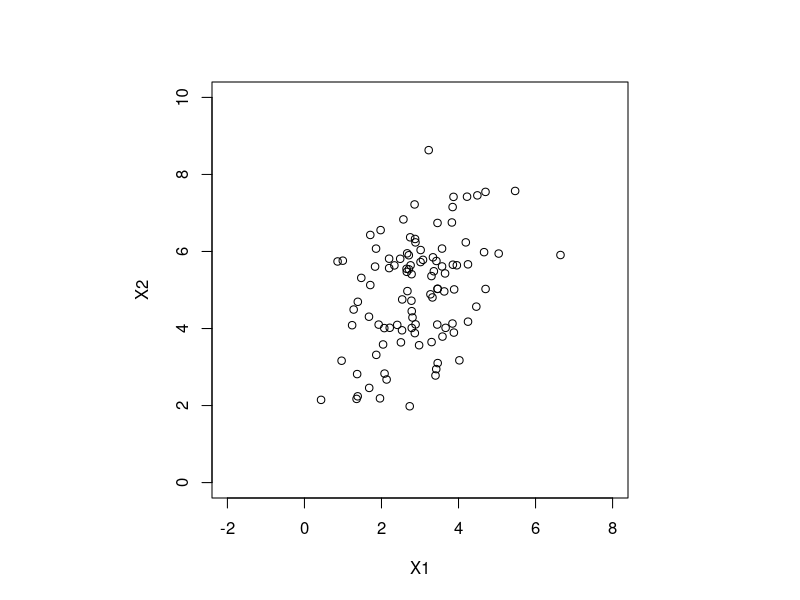
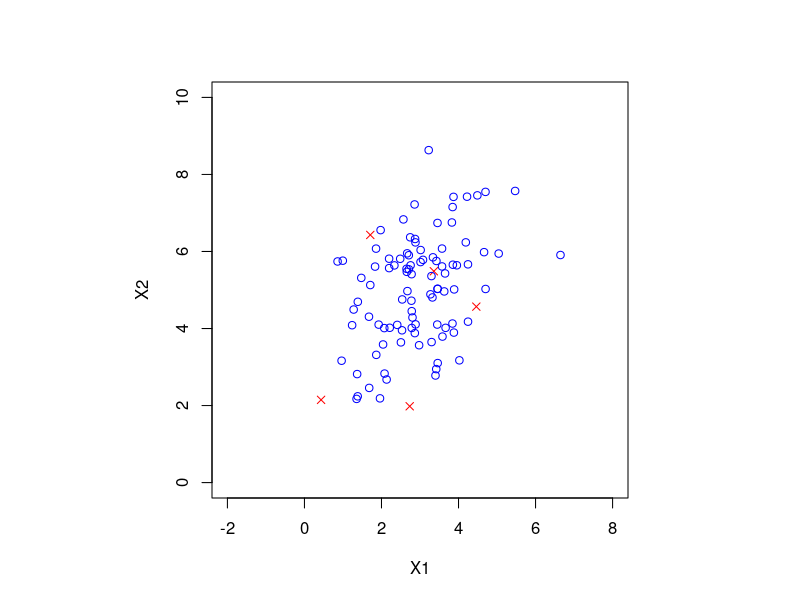
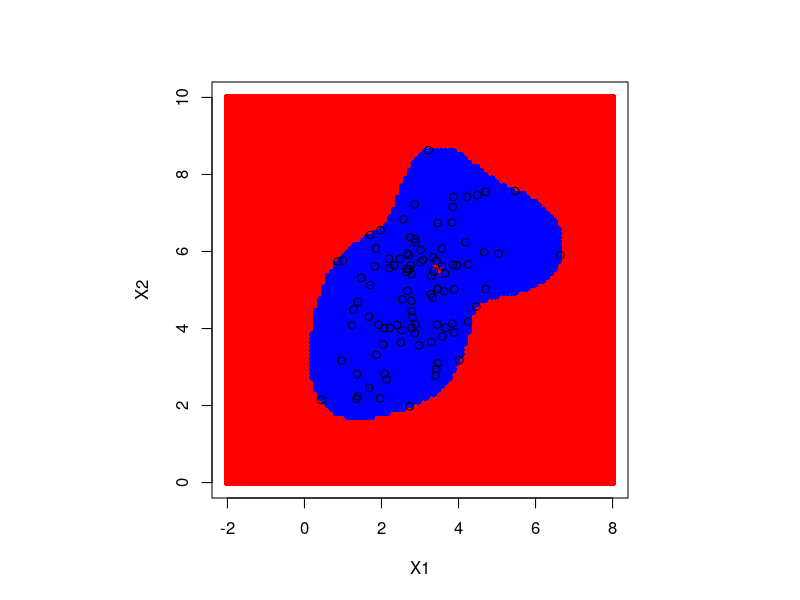

Source code (R) for these figures, in order:
## ---- chunk 1
knitr::opts_chunk$set(echo = TRUE)
## ---- chunk 2
# install.packages("mvtnorm")
# install.packages("e1071")
# install.packages("pracma")
suppressMessages(library(mvtnorm))
suppressMessages(library(e1071))
suppressMessages(library(pracma))
## ---- chunk 3
rndsample = rmvnorm(100,mean=c(3,5),sigma=matrix(c(1,0.5,0.5,2),2,2))
colnames(rndsample) = c("X1","X2")
df = data.frame(rndsample)
par(pty="s")
plot(df,asp=1,xlim=c(-2,8),ylim=c(0,10))
## ---- chunk 4
model = svm(x=df,y=NULL,type="one-classification",gamma=0.25,nu=0.05)
print(model)
pred = predict(model,df)
table(pred)
par(pty="s")
plot(df[!pred,],col="red",pch=4,asp=1,xlim=c(-2,8),ylim=c(0,10))
points(df[pred,],col="blue")
## ---- chunk 5
XY = meshgrid(seq(-2,8,length=100),seq(0,10,length=100))
XY = data.frame(as.vector(XY$X),as.vector(XY$Y))
colnames(XY) = c("X1","X2")
predXY = predict(model,XY,decision.values=TRUE)
par(pty="s")
plot(XY[!predXY,],col="red",pch=16,asp=1,xlim=c(-2,8),ylim=c(0,10))
points(XY[predXY,],col="blue",pch=16)
points(df)
